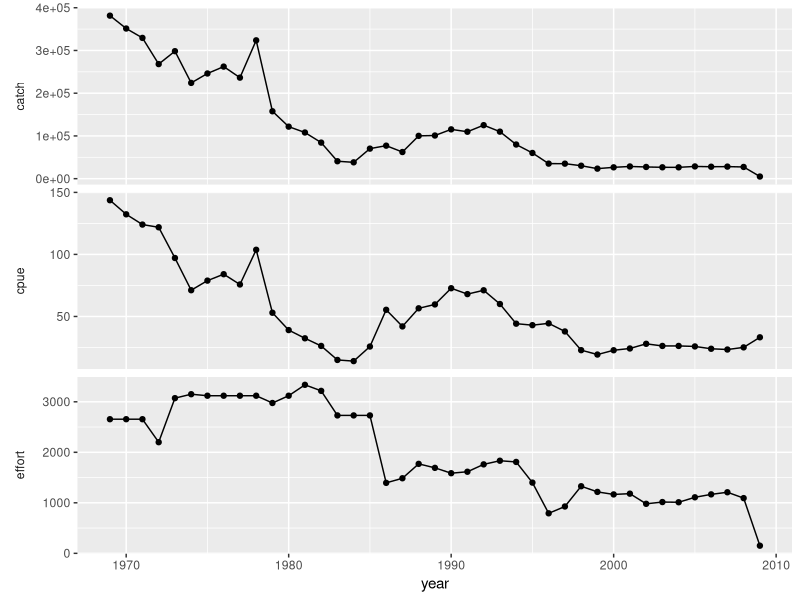
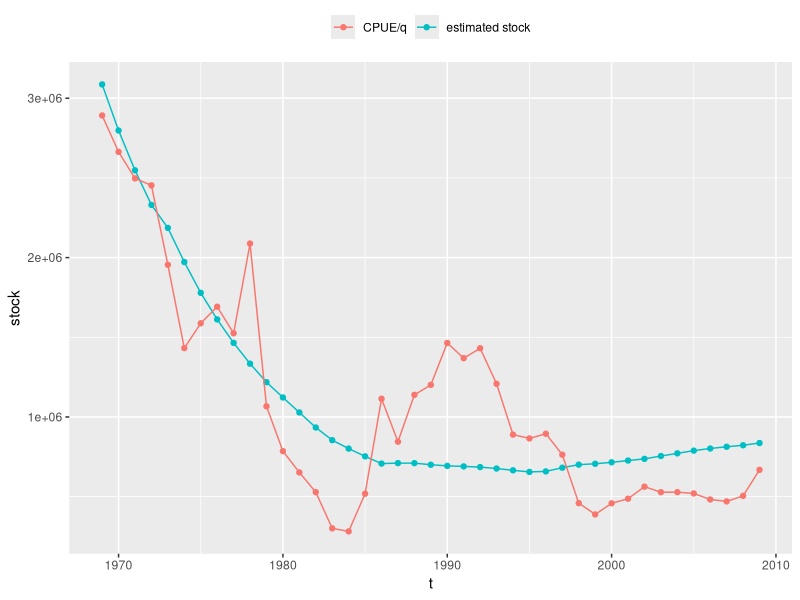
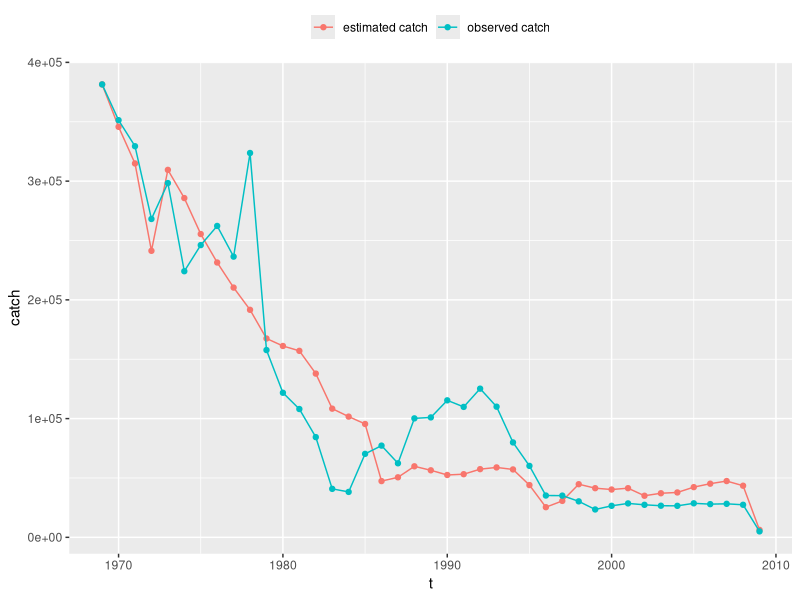
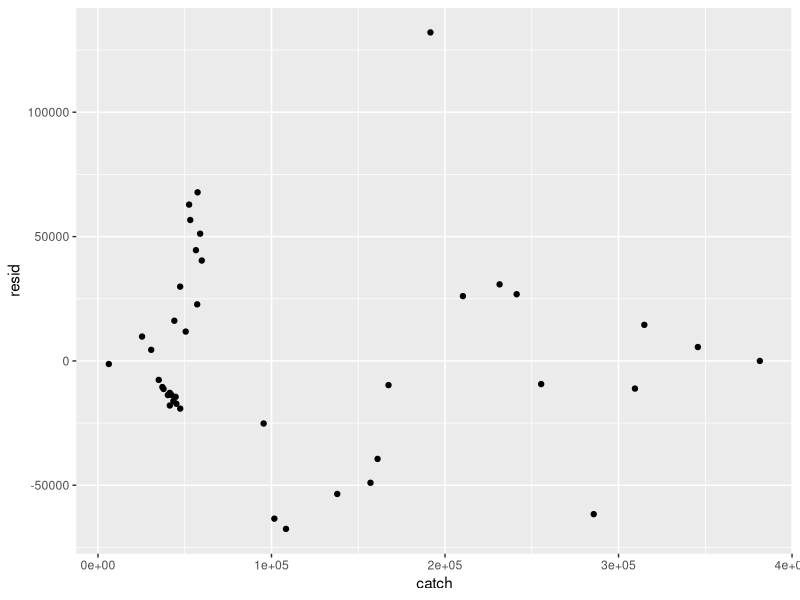
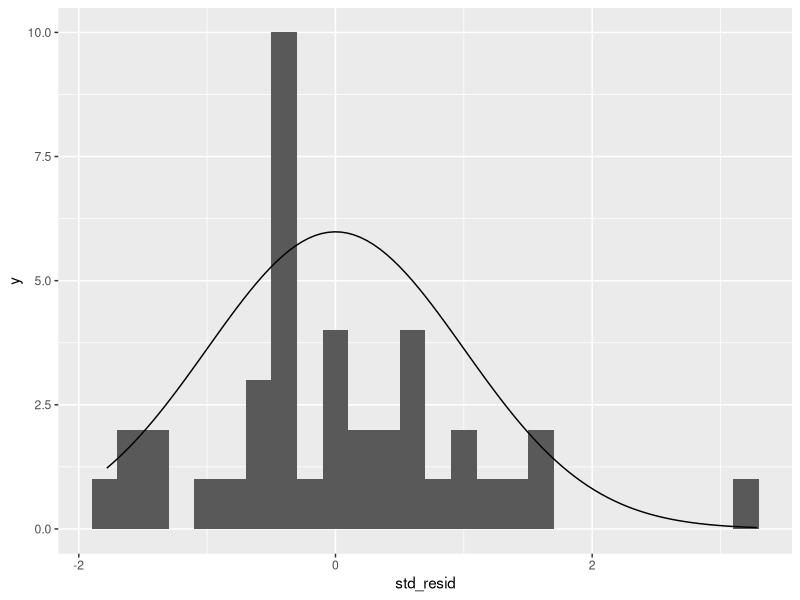
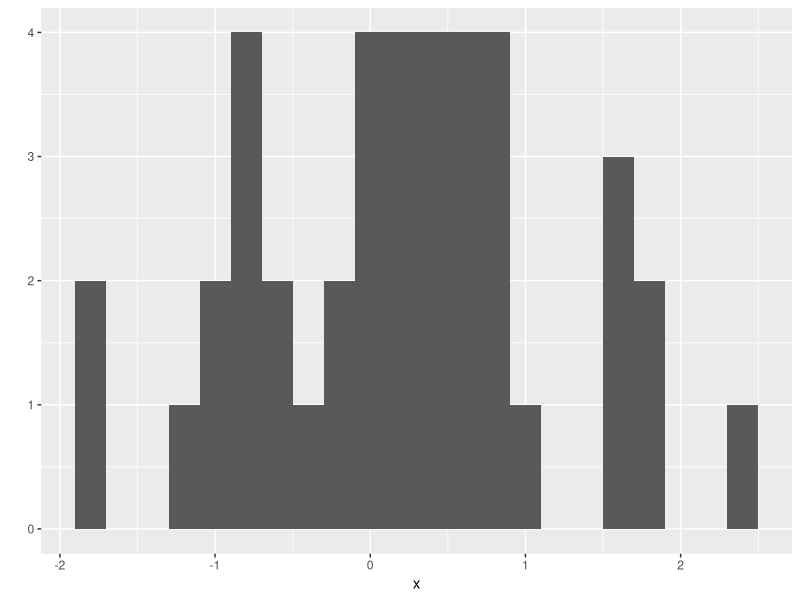
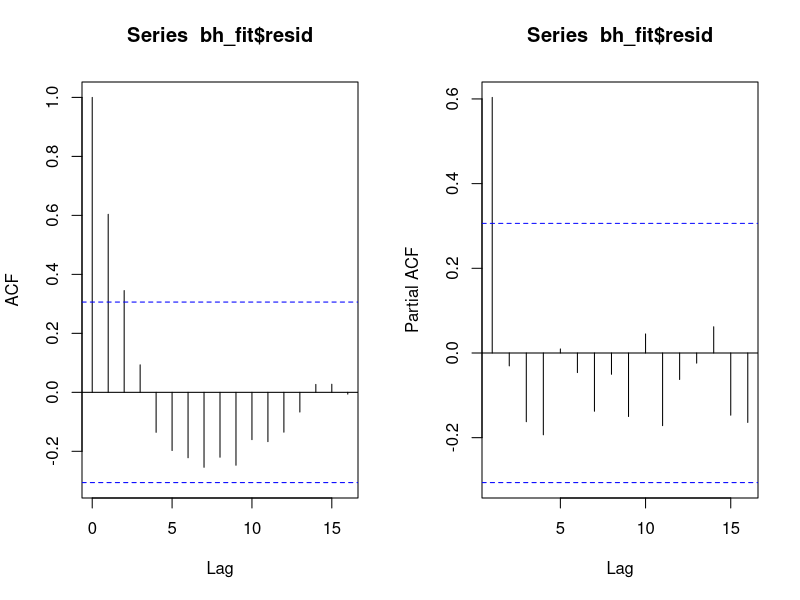
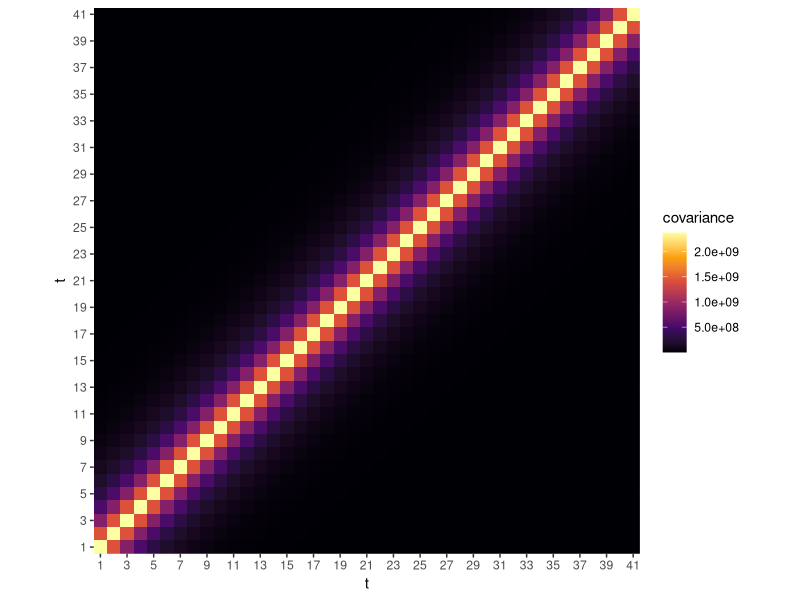

Source code (R) for these figures, in order:
## ---- chunk 1
knitr::opts_chunk$set(fig.height = 4, fig.width = 6, message = FALSE, warning = FALSE)

### load the tidyverse packages
if (!require("tidyverse")) install.packages("tidyverse"); library(tidyverse)

###  mvtnorm package for building autocorrelative model
if (!require("mvtnorm")) install.packages("mvtnorm"); library(mvtnorm)
## ---- chunk 2
natividad <- read.csv("isla_natividad_abalone.csv")

natividad %>% 
  pivot_longer(-year, names_to = "var") %>% 
  ggplot(aes(year, value)) + 
  geom_line() + 
  geom_point() + 
  facet_wrap(~var, scales = "free_y", strip.position = "left", nrow = 3) + 
  theme(strip.placement = "outside", 
        strip.background = element_blank(), 
        axis.title.y = element_blank())
## ---- chunk 3
beverton_holt_nll <- function(par, t, obs_catch, obs_effort) {

  lambda <- par[1]; alpha <- 10^par[2]; q <- 10^par[3]; sigma <- par[4]*1e4
  
  tmax <- length(t)
  
  ## empty vectors to store simulated catch 
  mu_catch <- rep(0, tmax)
  mu_stock <- rep(0, tmax)
  
  ## estimate for stock size at time t = 1
  mu_stock[1] <- obs_catch[1]/(1 - exp(-q * obs_effort[1]))
  
  ## loop through time, store simulated catch and stock
  for (ti in 1:tmax) {
    if(ti < tmax) {
      mu_stock[ti + 1] <- (lambda * mu_stock[ti] * exp(-q * obs_effort[ti])) / 
        (1 + alpha * (mu_stock[ti] * exp(-q * obs_effort[ti])))
    }
    mu_catch[ti] <- mu_stock[ti] * (1 - exp(-q * obs_effort[ti]))
  }
  
  if (sigma >= 0) {
    nll <- -sum(dnorm(obs_catch, mean = mu_catch, sd = sigma, log = TRUE))
    return(nll)
  }  else {
    return(5000)
  }
  
}
## ---- chunk 4
bh_mle <- optim(
  par = c(lambda = 1.2, alpha = log(0.0025), q = log(0.049), sigma = 3.9), 
  fn = beverton_holt_nll, 
  t = natividad$year,
  obs_catch = natividad$catch,
  obs_effort = natividad$effort,
  control = list(maxit = 1000), 
  hessian = TRUE
)

bh_mle
## ---- chunk 5
var_cov <- solve(bh_mle$hessian)
se <- sqrt(diag(var_cov))
se
## ---- chunk 6
beverton_holt <- function(lambda, alpha, q, n0, t, effort) {
  
  tmax <- length(t)
  stock <- rep(0, tmax); stock[1] <- n0
  catch <- rep(0, tmax)
  
  for (ti in 1:tmax) {
    if(ti < tmax) {
      stock[ti + 1] <- (lambda * stock[ti] * exp(-q * effort[ti])) / 
        (1 + alpha * (stock[ti] * exp(-q * effort[ti])))
    }
    catch[ti] <- stock[ti] * (1 - exp(-q * effort[ti]))
  }
  
  data.frame(t = t, stock = stock, catch = catch)
}
## ---- chunk 7
n0 <- as.numeric(natividad$catch[1]/(1 - exp(-10^bh_mle$par[["q"]] * natividad$effort[1])))

bh_fit <- beverton_holt(
  lambda = bh_mle$par[["lambda"]],
  alpha = 10^bh_mle$par[["alpha"]],
  q = 10^bh_mle$par[["q"]],
  n0 = n0, 
  t = natividad$year,
  effort = natividad$effort
)
## ---- chunk 8
bh_fit %>% 
  ggplot(aes(t, stock)) + 
  geom_line(aes(color = "estimated stock")) + 
  geom_point(aes(color = "estimated stock")) + 
  geom_line(aes(x = year, y = cpue/(10^bh_mle$par[["q"]]), color = "CPUE/q"), 
            data = natividad) + 
  geom_point(aes(x = year, y = cpue/(10^bh_mle$par[["q"]]), color = "CPUE/q"), 
             data = natividad) + 
  theme(legend.position = "top", 
        legend.title = element_blank())
## ---- chunk 9
bh_fit %>% 
  ggplot(aes(t, catch)) + 
  geom_line(aes(color = "estimated catch")) + 
  geom_point(aes(color = "estimated catch")) + 
  geom_line(aes(x = year, y = catch, color = "observed catch"), 
            data = natividad) + 
  geom_point(aes(x = year, y = catch, color = "observed catch"), 
             data = natividad) + 
  theme(legend.position = "top", 
        legend.title = element_blank())
## ---- chunk 10
bh_fit$resid <- natividad$catch - bh_fit$catch

bh_fit %>% ggplot(aes(catch, resid)) + geom_point()
## ---- chunk 11
## standardized residuals
bh_fit$std_resid <- scale(bh_fit$resid)

bh_fit %>% 
  ggplot(aes(std_resid)) + 
  geom_histogram(binwidth = 0.2) + 
  stat_function(fun = function(x, ...) dnorm(x, ...)*15, 
                args = list(mean = 0, sd = 1))
## ---- chunk 12
n <- nrow(natividad)
x <- rnorm(n, mean = 0, sd = 1)
qplot(x, binwidth = 0.2)
## ---- chunk 13
par(mfrow = c(1, 2))
acf(bh_fit$resid)
acf(bh_fit$resid, type = "partial")
par(mfrow = c(1, 1))
## ---- chunk 14
resid_AR1 <- arima(bh_fit$resid, order = c(1, 0, 0))
phi <- as.numeric(coef(resid_AR1)[1])
phi
## ---- chunk 15
plot_var_cov <- function(phi, sigma = bh_mle$par[["sigma"]]*1e4, tmax = nrow(natividad)) {
  
  var_cov <- sigma^2/(1-phi^2)*phi^(abs(outer(1:tmax, 1:tmax, "-")))
  
  reshape2::melt(var_cov) %>% ggplot(aes(Var1, Var2, fill = value)) + 
    geom_raster() + scale_fill_viridis_c(option = "inferno") + 
    scale_x_continuous(breaks = seq(1, tmax, 2)) + 
    scale_y_continuous(breaks = seq(1, tmax, 2)) +
    coord_fixed(expand = FALSE) + 
    labs(x = "t", y = "t", fill = "covariance")
}

plot_var_cov(phi = 0.6)
## ---- chunk 16
beverton_holt_nll_AR1 <- function(par, t, obs_catch, obs_effort) {
  
  lambda <- par[1]; alpha <- 10^par[2]; q <- 10^par[3]; sigma <- par[4]*1e4; phi <- par[5]
  
  tmax <- length(t)
  
  mu_catch <- rep(0, tmax)
  mu_stock <- rep(0, tmax)
  
  mu_stock[1] <- obs_catch[1]/(1 - exp(-q * obs_effort[1]))
  
  for (ti in 1:tmax) {
    if(ti < tmax) {
      mu_stock[ti + 1] <- (lambda * mu_stock[ti] * exp(-q * obs_effort[ti])) / 
        (1 + alpha * (mu_stock[ti] * exp(-q * obs_effort[ti])))
    }
    mu_catch[ti] <- mu_stock[ti] * (1 - exp(-q * obs_effort[ti]))
  }
  
  if (sigma >= 0) {
    var_cov <- sigma^2/(1-phi^2)*phi^(abs(outer(1:tmax, 1:tmax, "-")))
    nll <- -sum(dmvnorm(obs_catch, mean = mu_catch, sigma = var_cov, log = TRUE))
    return(nll)
  }  else {
    return(5000)
  }
  
}
## ---- chunk 17
bh_mle_AR1 <- optim(
  par = c(lambda = 1.2, alpha = log(0.0025), q = log(0.049), sigma = 3.9, phi = phi), 
  fn = beverton_holt_nll_AR1, 
  t = natividad$year,
  obs_catch = natividad$catch,
  obs_effort = natividad$effort,
  control = list(maxit = 1000), 
  hessian = TRUE
)

bh_mle_AR1
## ---- chunk 18
var_cov_AR1 <- solve(bh_mle_AR1$hessian)
se_AR1 <- sqrt(diag(var_cov_AR1))
se_AR1
## ---- chunk 19
alpha <- 10^bh_mle_AR1$par[["alpha"]]
alpha
## ---- chunk 20
lambda <- bh_mle_AR1$par[["lambda"]]
lambda_CI <- qnorm(c(0.025, 0.975), lambda, sd = se_AR1[["lambda"]])
lambda_CI
## ---- chunk 21
### YOUR CODE HERE
## ---- chunk 22
K = (lambda - 1)/alpha
K
## ---- chunk 23
as.numeric((bh_mle$par[["lambda"]] - 1)/(10^bh_mle$par["alpha"]))
## ---- chunk 24
N_msy = (lambda - sqrt(lambda))/alpha
N_msy
## ---- chunk 25
MSY = N_msy - N_msy/(lambda - alpha * N_msy)
MSY
## ---- chunk 26
### parameter values - same between observation and process models
N0 <- 10 # initial population size
lambda <- 1.1 ## finite growth rate
alpha <- 1e-04 ## density dependence
p <- 0.1 ## probability of observation

### empty population vectors
tmax <- 100 ## number of time steps
N <- rep(NA, tmax) ## true population size
Nobs <- rep(NA, tmax) ## observed population size
N[1] <- N0 ## initialize population

### loop over time, store true population
for (t in 1:(tmax - 1)) {
  N[t + 1] = (lambda * N[t])/(1 + alpha*N[t])
}
t <- 1:tmax

### observed population size
Nobs = rbinom(tmax, size = round(N), prob = p)

plot(Nobs ~ t, type = "l")
## ---- chunk 27
### empty population vectors
tmax <- 100 ## number of time steps
Nproc <- rep(NA, tmax) ## true population size
Nproc[1] <- N0 ## initialize population

### loop over time, store true population
for (t in 1:(tmax - 1)) {
  Nproc[t + 1] = rpois(1, lambda * Nproc[t])/(1 + alpha*Nproc[t])
}
t <- 1:tmax

plot(Nproc ~ t, type = "l")
